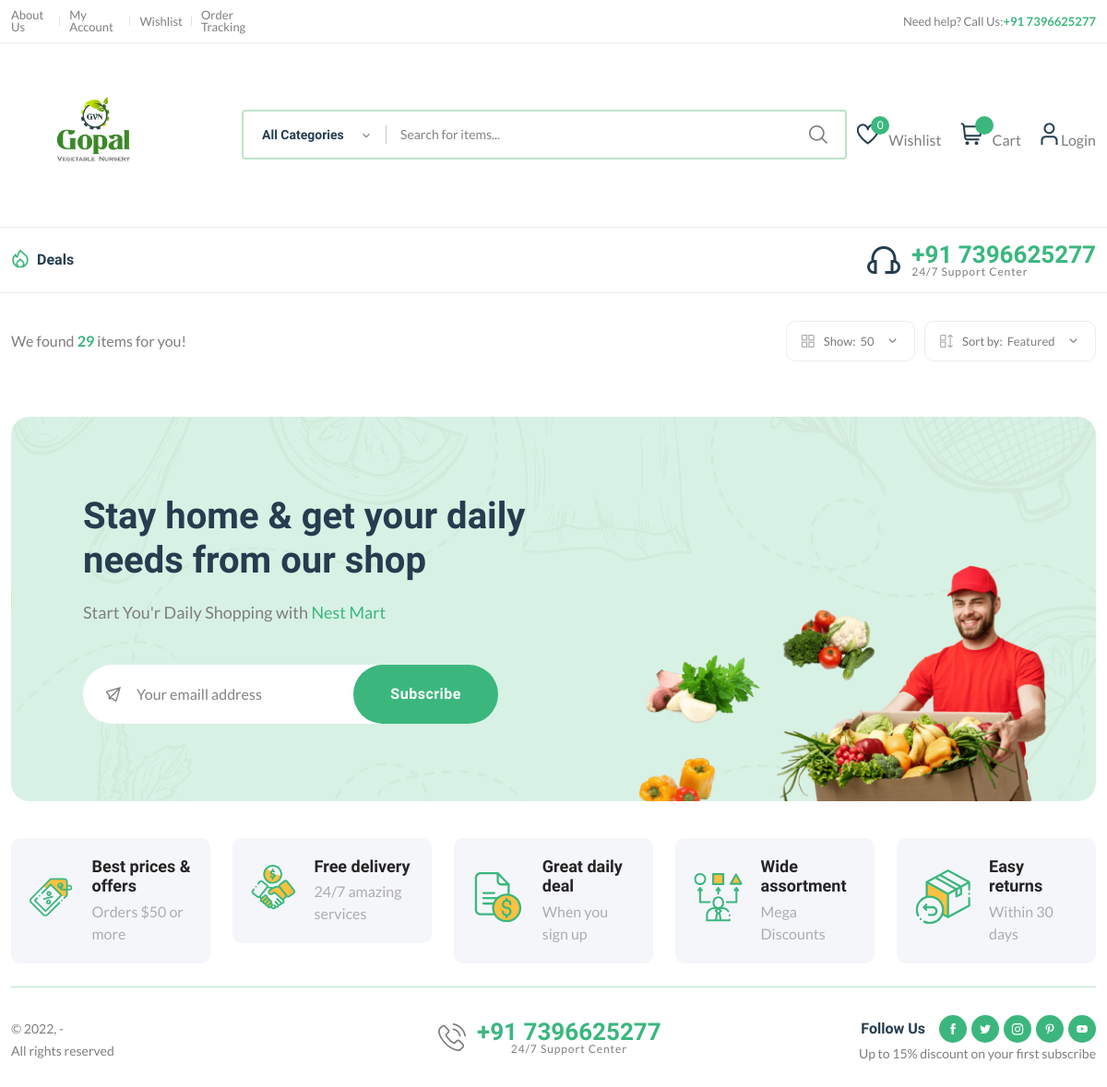
Before: /products/ with the older database file.
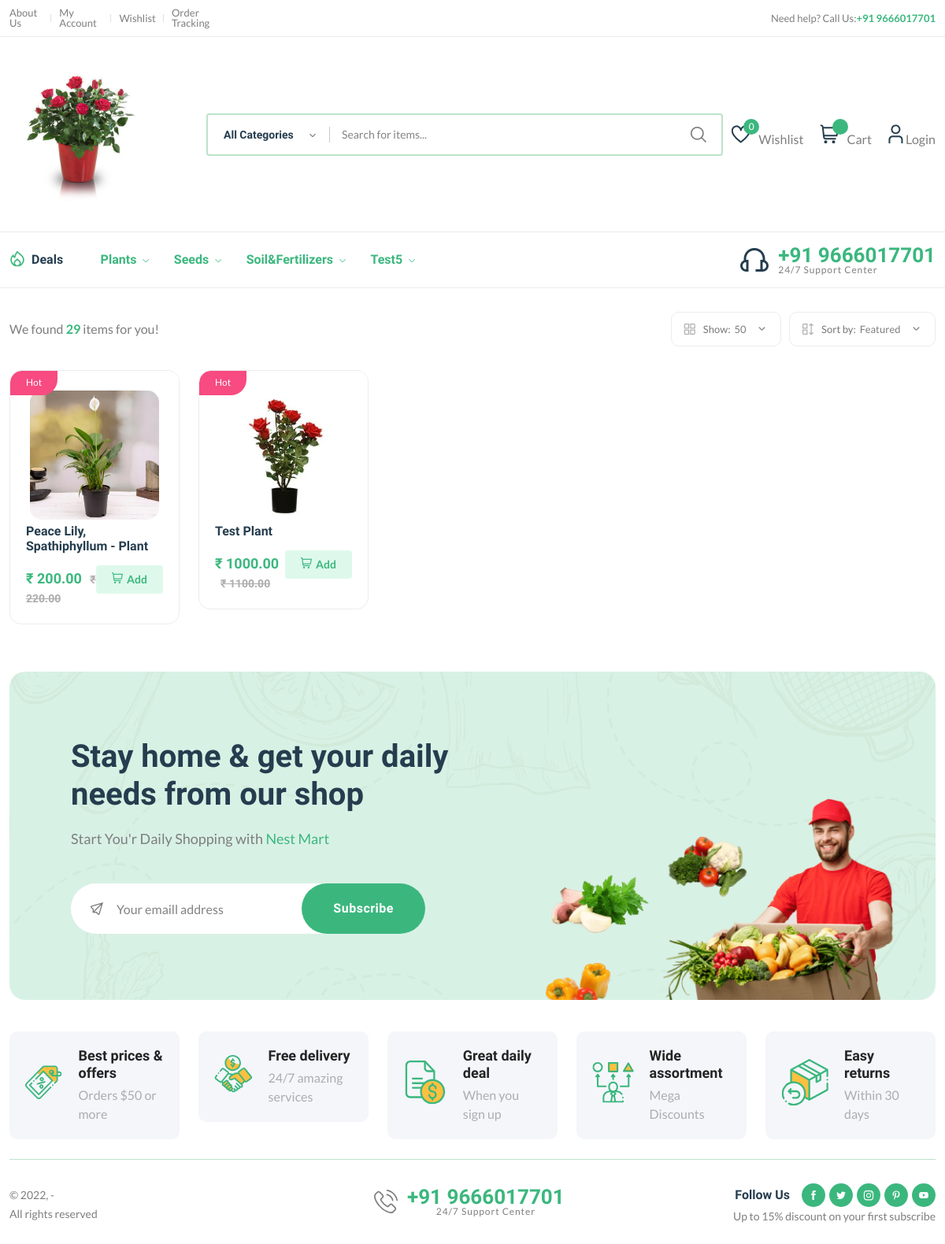
After: the same page with the newer database file.
### adminmanager/models.py (models this page shows)
class  SettingsModel(models.Model):
    title = models.CharField(max_length=200, blank=True, null=True)
    phone = models.CharField(max_length=200, blank=True, null=True)
    email = models.CharField(max_length=200, blank=True, null=True)
    logo = models.ImageField(upload_to='sitelogo/')
    address = models.TextField( blank=True, null=True)
    status = models.BooleanField(default=True)

### categorymanager/models.py (models this page shows)
class CategoryModel(models.Model):
    title = models.CharField(max_length=200)
    status = models.BooleanField(default=1, null=True, blank=True)
    @property
    def sucat_list(self):
        return self.category.all()

### productmanager/models.py (models this page shows, shortened)
class ProductModel(models.Model):
    subcategory = models.ForeignKey(SubCategoryModel, on_delete=models.CASCADE)
    title = models.CharField(max_length=200, blank=False)
    description  = models.TextField()
    price  = models.DecimalField(max_digits=6, decimal_places=2)
    prouct_property = models.CharField(max_length=50, blank=False)
    coverImage = models.ImageField(upload_to='products/')
    Image1 = models.ImageField(upload_to='products', null=True, blank=True)
    Image2 = models.ImageField(upload_to='products', null=True, blank=True)
    Image3 = models.ImageField(upload_to='products', null=True, blank=True)
    Image4 = models.ImageField(upload_to='products', null=True, blank=True)
    stock = models.PositiveIntegerField(default=0)
    is_published = models.BooleanField(default=False)
    sells_type =( ("BEST", "BEST"), ("DEALS", "DEALS"), ("ALL", "ALL"))
    sell_state =    models.CharField(max_length=9, choices=sells_type,  default="ALL")
    @property
    def oldPrice(self):
        return (self.price*10)/100+self.price

### productmanager/views.py (the view)
# urls.py: path('products/',views.products),
def products(request):
    settingsdata = SettingsModel.objects.all().first()
    categories = CategoryModel.objects.all()
    wishlist_count= 0
    try:
        wishlist_count  = WishlistModel.objects.filter(user=request.user).count()
    except:
        wishlist_count=0
    subid = request.GET.get('sub')
    products = ProductModel.objects.all()
    if subid:
        products = ProductModel.objects.filter(subcategory=subid)
    return render(request, 'frontend/all_products.html', {"categories": categories, "products":products, "wishlist_count":wishlist_count, "settingsdata":settingsdata})

### templates/frontend/all_products.html (shortened to what this page needs)
{% extends "frontend/base.html" %}
{%load static%}
{% block content %}
<div class="container mb-30 mt-30">
    <div class="row">
        <div class="col-12">
            <div class="shop-product-fillter">
                <div class="totall-product">
                    <p>We found <strong class="text-brand">29</strong> items for you!</p>
                </div>
                <div class="sort-by-product-area">
                    <div class="sort-by-cover mr-10">
                        <div class="sort-by-product-wrap">
                            <div class="sort-by">
                                <span><i class="fi-rs-apps"></i>Show:</span>
                            </div>
                            <div class="sort-by-dropdown-wrap">
                                <span> 50 <i class="fi-rs-angle-small-down"></i></span>
                            </div>
                        </div>
                    </div>
                    <div class="sort-by-cover">
                        <div class="sort-by-product-wrap">
                            <div class="sort-by">
                                <span><i class="fi-rs-apps-sort"></i>Sort by:</span>
                            </div>
                            <div class="sort-by-dropdown-wrap">
                                <span> Featured <i class="fi-rs-angle-small-down"></i></span>
                            </div>
                        </div>
                    </div>
                </div>
            </div>
            <div class="row product-grid">
                {%for product in products%}
                <div class="col-lg-1-5 col-md-4 col-12 col-sm-6">
                    <div class="product-cart-wrap mb-30">
                        <div class="product-img-action-wrap">
                            <div class="product-img product-img-zoom">
                                <a href="/product?id={{product.id}}">
                                    <img class="default-img" src="/products/{{product.coverImage}}" alt="">
                                </a>
                            </div>
                            <div class="product-badges product-badges-position product-badges-mrg">
                                <span class="hot">Hot</span>
                            </div>
                        </div>
                        <div class="product-content-wrap">
                            <h2><a href="shop-product-right.html">{{product.title}}</a></h2>
                            <div class="product-card-bottom">
                                <div class="product-price">
                                    <span>₹ {{product.price}}</span>
                                    <span class="old-price">₹ {{product.oldPrice}}</span>
                                </div>
                                <div class="add-cart">
                                    <a class="add" href="javascript:void(0)" id="cart_{{product.id}}"><i class="fi-rs-shopping-cart mr-5"></i>Add </a>
                                </div>
                            </div>
                        </div>
                    </div>
                </div>
                {%endfor%}
            </div>
        </div>
    </div>
</div>
{% include "frontend/footer.html" %}
{%endblock%}

### templates/frontend/base.html (shortened to what the changed rows need)
{%load static%}
<!DOCTYPE html>
<html class="no.js" lang="en">
<head>
    <link rel="stylesheet" href="{% static '/frontend/assets/css/plugins/animate.min.css' %}" />
    <link rel="stylesheet" href="{% static '/frontend/assets/css/main.css' %}" />
</head>
<body>
    <header class="header-area header-style-1 header-height-2">
        <div class="header-top header-top-ptb-1 d-none d-lg-block">
            <div class="container">
                <div class="row align-items-center">
                    <div class="col-xl-3 col-lg-4">
                        <div class="header-info header-info-right">
                            <ul>
                                <li>Need help? Call Us: <strong class="text-brand"> +91  {{settingsdata.phone}}</strong></li>
                            </ul>
                        </div>
                    </div>
                </div>
            </div>
        </div>
        <div class="header-middle header-middle-ptb-1 d-none d-lg-block">
            <div class="container">
                <div class="header-wrap">
                    <div class="logo logo-width-1">
                        <a href="/"><img src="/products/{{settingsdata.logo}}" alt="logo" /></a>
                    </div>
                </div>
            </div>
        </div>
        <div class="header-bottom header-bottom-bg-color sticky-bar">
            <div class="container">
                <div class="header-wrap header-space-between position-relative">
                    <div class="header-nav d-none d-lg-flex">
                        <div class="main-menu main-menu-padding-1 main-menu-lh-2 d-none d-lg-block font-heading">
                            <nav>
                                <ul>
                                     {%for category in categories%}
                                    <li>
                                        <a class="active" href="javascript:void(0)">{{category.title}} <i class="fi-rs-angle-down"></i></a>
                                    </li>
                                    {%endfor%}
                                </ul>
                            </nav>
                        </div>
                    </div>
                    <div class="hotline d-none d-lg-flex">
                        <img src="{% static   '/frontend/assets/imgs/theme/icons/icon-headphone.svg'  %}" alt="hotline" />
                        <p>+91  {{settingsdata.phone}}<span> 24/7 Support Center</span></p>
                    </div>
                </div>
            </div>
        </div>
    </header>
    <main class="main">
        {% block content %}
        {% endblock %}
    </main>
</body>
</html>

### templates/frontend/footer.html (shortened to what the changed rows need)
{%load static%}
<footer class="main">
    <section class="newsletter mb-15">
        <div class="container">
            <div class="row">
                <div class="col-lg-12">
                    <div class="position-relative newsletter-inner">
                        <div class="newsletter-content">
                            <h2 class="mb-20">
                                Stay home &amp; get your daily <br>
                                needs from our shop
                            </h2>
                        </div>
                    </div>
                </div>
            </div>
        </div>
    </section>
    <div class="container pb-30">
        <div class="row align-items-center">
            <div class="col-xl-4 col-lg-6 text-center d-none d-xl-block">
                <div class="hotline d-lg-inline-flex" style="min-width:250px">
                    <img src="{%static 'frontend/assets/imgs/theme/icons/phone-call.svg'%}" alt="hotline">
                    <p>+91 {{settingsdata.phone}}<span>24/7 Support Center</span></p>
                </div>
            </div>
        </div>
    </div>
</footer>

Changed rows visible on the page:
removed SettingsModel: phone "7396625277", logo (picture)
added SettingsModel: phone "9666017701", logo (picture)
added CategoryModel: title "Plants"
added CategoryModel: title "Seeds"
added CategoryModel: title "Soil&Fertilizers"
added CategoryModel: title "Test5"
added ProductModel: coverImage (picture), title "Peace Lily, Spathiphyllum - Plant", price "200.00", oldPrice "220.00"
added ProductModel: coverImage (picture), title "Test Plant", price "1000.00", oldPrice "1100.00"
